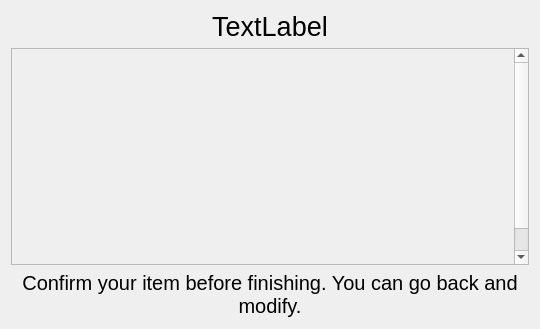
<?xml version="1.0" encoding="UTF-8"?>
<ui version="4.0">
 <class>CreateDataSourceConfirmPage</class>
 <widget class="QWidget" name="CreateDataSourceConfirmPage">
  <property name="geometry">
   <rect>
    <x>0</x>
    <y>0</y>
    <width>540</width>
    <height>329</height>
   </rect>
  </property>
  <property name="windowTitle">
   <string>CreateDataSourceConfirmPage</string>
  </property>
  <layout class="QVBoxLayout" name="verticalLayout">
   <item>
    <widget class="QLabel" name="title_label">
     <property name="font">
      <font>
       <pointsize>20</pointsize>
      </font>
     </property>
     <property name="text">
      <string>TextLabel</string>
     </property>
     <property name="alignment">
      <set>Qt::AlignCenter</set>
     </property>
    </widget>
   </item>
   <item>
    <widget class="QScrollArea" name="scrollArea">
     <property name="sizePolicy">
      <sizepolicy hsizetype="Expanding" vsizetype="Expanding">
       <horstretch>0</horstretch>
       <verstretch>20</verstretch>
      </sizepolicy>
     </property>
     <property name="horizontalScrollBarPolicy">
      <enum>Qt::ScrollBarAlwaysOff</enum>
     </property>
     <property name="widgetResizable">
      <bool>false</bool>
     </property>
     <widget class="QWidget" name="scrollAreaWidgetContents">
      <property name="geometry">
       <rect>
        <x>0</x>
        <y>0</y>
        <width>514</width>
        <height>243</height>
       </rect>
      </property>
     </widget>
    </widget>
   </item>
   <item>
    <widget class="QLabel" name="confirm_label">
     <property name="sizePolicy">
      <sizepolicy hsizetype="Preferred" vsizetype="Preferred">
       <horstretch>0</horstretch>
       <verstretch>1</verstretch>
      </sizepolicy>
     </property>
     <property name="font">
      <font>
       <pointsize>15</pointsize>
      </font>
     </property>
     <property name="text">
      <string>Confirm your item before finishing. You can go back and modify.</string>
     </property>
     <property name="alignment">
      <set>Qt::AlignCenter</set>
     </property>
     <property name="wordWrap">
      <bool>true</bool>
     </property>
    </widget>
   </item>
  </layout>
 </widget>
 <resources/>
 <connections/>
</ui>
